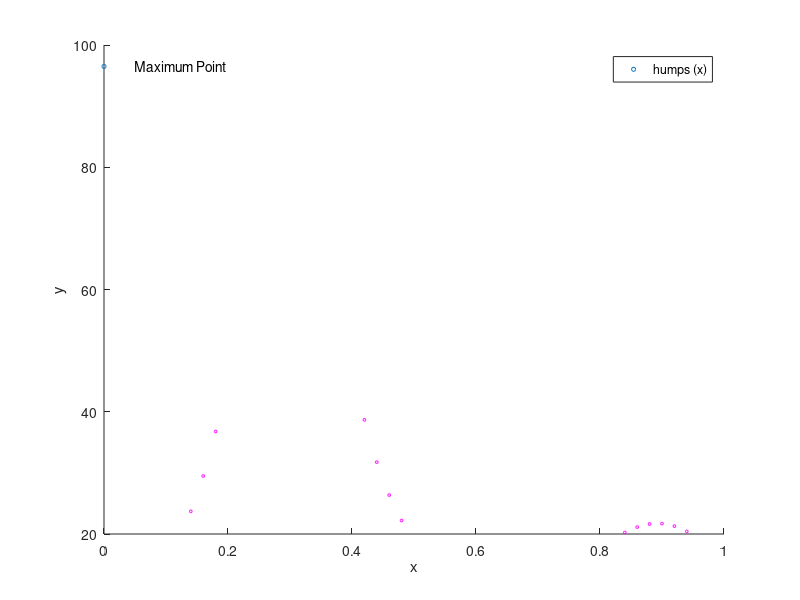

The MATLAB script that drew this image:
function retval = plotHump()
  x = 0:0.02:4;
  y = humps(x);
  y_max = 20;
  i = 0;
  numOfY = columns(y);
  indY = [];
  indX = [];

  while i < numOfY
    ++i;
    if y(i) > y_max;
      y_max = y(i);
    end

  end
  x_max = 0;

  for i = 0:0.02:4
    if humps(i) == y_max
      x_max = i;
    end
    if humps(i)>= 20 && humps(i) <= 40
      indY = [indY humps(i)];
      indX = [indX i];
    end
  end

  hold on;
  #plot(x, y);
  plot(x_max, y_max, marker = 'o', 'markersize', 3);
  i = 0;
  while i < columns(indX)
    ++i;
    plot(indX(i), indY(i), 'marker', 'o', 'markersize', 2, 'color', 'm');
  end;


  text(x_max+0.05, y_max, 'Maximum Point');
  xlabel ('x');
  ylabel ('y');
  legend ("humps (x)");
  hold off;

endfunction
